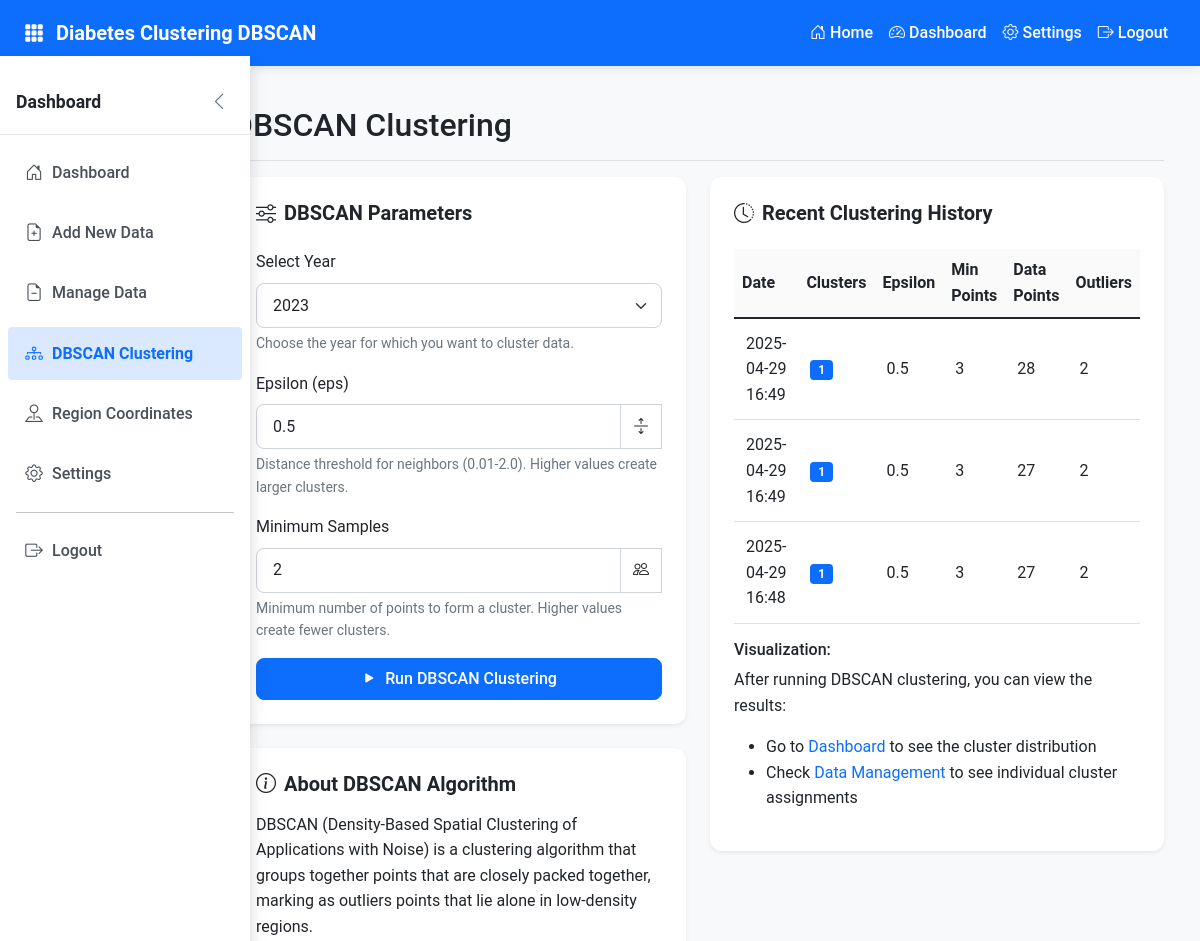
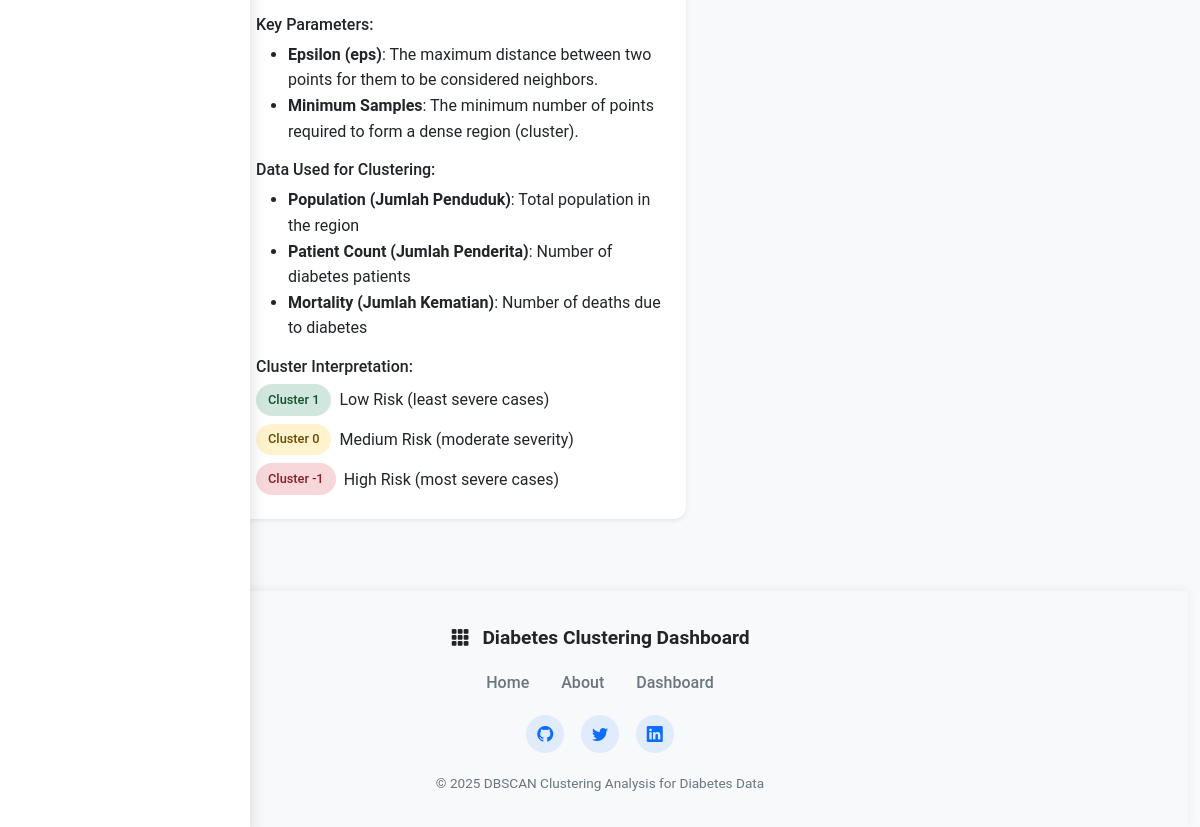
The app's page /admin/dbscan_clustering.php (signed in) with its own data (2 pictures, top to bottom).
### tables this page shows
CREATE TABLE `clustering_results`  (
  `id` int(11) NOT NULL AUTO_INCREMENT,
  `cluster_count` int(11) NOT NULL,
  `epsilon` float NOT NULL,
  `min_samples` int(11) NULL DEFAULT NULL,
  `min_points` int(11) NOT NULL,
  `data_points` int(11) NOT NULL,
  `outliers` int(11) NOT NULL,
  `execution_time` float NOT NULL,
  `date_generated` timestamp(0) NOT NULL DEFAULT current_timestamp(0),
  PRIMARY KEY (`id`) USING BTREE
);

### admin/dbscan_clustering.php (the view, shortened to what this page needs)
<?php
require_once '../config/database.php';
$stmt = $pdo->query("SELECT DISTINCT tahun FROM diabetes_data ORDER BY tahun DESC");
$available_years = $stmt->fetchAll(PDO::FETCH_COLUMN);
$history_stmt = $pdo->query("SELECT * FROM clustering_results ORDER BY date_generated DESC LIMIT 5");
$cluster_history = $history_stmt->fetchAll();
include '../includes/header.php';
?>
<div class="container-fluid">
    <div class="row">
        <?php include '../includes/sidebar.php'; ?>
        <main class="col-md-9 ms-sm-auto col-lg-10 px-md-4">
            <div class="d-flex justify-content-between flex-wrap flex-md-nowrap align-items-center pt-3 pb-2 mb-3 border-bottom">
                <h1 class="h2">DBSCAN Clustering</h1>
            </div>
            <div class="row">
                <div class="col-lg-6">
                    <div class="card shadow-sm mb-4">
                        <div class="card-body">
                            <h5 class="card-title mb-4">
                                <i class="bi bi-sliders me-2"></i>
                                DBSCAN Parameters
                            </h5>
                            <form method="POST" class="needs-validation" novalidate>
                                <div class="mb-3">
                                    <label for="selected_year" class="form-label">Select Year</label>
                                    <select class="form-select" id="selected_year" name="selected_year" required>
                                        <?php foreach ($available_years as $year): ?>
                                            <option value="<?php echo htmlspecialchars($year); ?>">
                                                <?php echo htmlspecialchars($year); ?>
                                            </option>
                                        <?php endforeach; ?>
                                    </select>
                                    <div class="form-text">Choose the year for which you want to cluster data.</div>
                                </div>
                                <div class="mb-3">
                                    <label for="eps" class="form-label">Epsilon (eps)</label>
                                    <div class="input-group">
                                        <input type="number" step="0.01" min="0.01" max="2.0" class="form-control"
                                               id="eps" name="eps" value="0.5" required>
                                        <span class="input-group-text"><i class="bi bi-arrows-expand"></i></span>
                                    </div>
                                    <div class="form-text">Distance threshold for neighbors (0.01-2.0). Higher values create larger clusters.</div>
                                </div>
                                <div class="mb-3">
                                    <label for="min_samples" class="form-label">Minimum Samples</label>
                                    <div class="input-group">
                                        <input type="number" min="1" class="form-control"
                                               id="min_samples" name="min_samples" value="2" required>
                                        <span class="input-group-text"><i class="bi bi-people"></i></span>
                                    </div>
                                    <div class="form-text">Minimum number of points to form a cluster. Higher values create fewer clusters.</div>
                                </div>
                                <button type="submit" class="btn btn-primary w-100">
                                    <i class="bi bi-play-fill me-2"></i>Run DBSCAN Clustering
                                </button>
                            </form>
                        </div>
                    </div>
                    <div class="card shadow-sm">
                        <div class="card-body">
                            <h5 class="card-title mb-3">
                                <i class="bi bi-info-circle me-2"></i>
                                About DBSCAN Algorithm
                            </h5>
                            <p>DBSCAN (Density-Based Spatial Clustering of Applications with Noise) is a clustering algorithm that groups together points that are closely packed together, marking as outliers points that lie alone in low-density regions.</p>
                            <h6 class="mt-3 mb-2">Key Parameters:</h6>
                            <ul>
                                <li><strong>Epsilon (eps)</strong>: The maximum distance between two points for them to be considered neighbors.</li>
                                <li><strong>Minimum Samples</strong>: The minimum number of points required to form a dense region (cluster).</li>
                            </ul>
                            <h6 class="mt-3 mb-2">Data Used for Clustering:</h6>
                            <ul>
                                <li><strong>Population (Jumlah Penduduk)</strong>: Total population in the region</li>
                                <li><strong>Patient Count (Jumlah Penderita)</strong>: Number of diabetes patients</li>
                                <li><strong>Mortality (Jumlah Kematian)</strong>: Number of deaths due to diabetes</li>
                            </ul>
                            <h6 class="mt-3 mb-2">Cluster Interpretation:</h6>
                            <div class="d-flex mt-2 align-items-center">
                                <span class="status-badge bg-success me-2">Cluster 1</span>
                                <span>Low Risk (least severe cases)</span>
                            </div>
                            <div class="d-flex mt-2 align-items-center">
                                <span class="status-badge bg-warning me-2">Cluster 0</span>
                                <span>Medium Risk (moderate severity)</span>
                            </div>
                            <div class="d-flex mt-2 align-items-center">
                                <span class="status-badge bg-danger me-2">Cluster -1</span>
                                <span>High Risk (most severe cases)</span>
                            </div>
                        </div>
                    </div>
                </div>
                <div class="col-lg-6">
                    <div class="card shadow-sm">
                        <div class="card-body">
                            <h5 class="card-title mb-4">
                                <i class="bi bi-clock-history me-2"></i>
                                Recent Clustering History
                            </h5>
                            <?php if (count($cluster_history) > 0): ?>
                                <div class="table-responsive">
                                    <table class="table table-hover">
                                        <thead>
                                            <tr>
                                                <th>Date</th>
                                                <th>Clusters</th>
                                                <th>Epsilon</th>
                                                <th>Min Points</th>
                                                <th>Data Points</th>
                                                <th>Outliers</th>
                                            </tr>
                                        </thead>
                                        <tbody>
                                            <?php foreach ($cluster_history as $history): ?>
                                                <tr>
                                                    <td><?php echo date('Y-m-d H:i', strtotime($history['date_generated'])); ?></td>
                                                    <td>
                                                        <span class="badge bg-primary"><?php echo htmlspecialchars($history['cluster_count']); ?></span>
                                                    </td>
                                                    <td><?php echo htmlspecialchars($history['epsilon']); ?></td>
                                                    <td><?php echo htmlspecialchars($history['min_points']); ?></td>
                                                    <td><?php echo htmlspecialchars($history['data_points']); ?></td>
                                                    <td><?php echo htmlspecialchars($history['outliers']); ?></td>
                                                </tr>
                                            <?php endforeach; ?>
                                        </tbody>
                                    </table>
                                </div>
                            <?php endif; ?>
                            <div class="mt-3">
                                <h6 class="mb-2">Visualization:</h6>
                                <p>After running DBSCAN clustering, you can view the results:</p>
                                <ul>
                                    <li>Go to <a href="dashboard.php">Dashboard</a> to see the cluster distribution</li>
                                    <li>Check <a href="delete_data.php">Data Management</a> to see individual cluster assignments</li>
                                </ul>
                            </div>
                        </div>
                    </div>
                </div>
            </div>
        </main>
    </div>
</div>
<?php include '../includes/footer.php'; ?>

### css/style.css (style rules this page uses)
* { box-sizing: border-box; margin: 0; padding: 0; }
body { font-family: 'Roboto', -apple-system, BlinkMacSystemFont, 'Segoe UI', Oxygen, Ubuntu, Cantarell, 'Open Sans', 'Helvetica Neue', sans-serif; font-size: 1rem; line-height: 1.6; color: #212529; transition: background-color 0.3s ease, color 0.3s ease; overflow-x: hidden; min-height: 100vh; display: flex; flex-direction: column; }
main { flex: 1 0 auto; }
a { text-decoration: none; transition: all 0.3s ease; }
.card { border-radius: 0.75rem; border: none; box-shadow: 0 0.125rem 0.25rem rgba(0, 0, 0, 0.075); transition: transform 0.3s ease, box-shadow 0.3s ease; margin-bottom: 1.5rem; overflow: hidden; }
.card-body { padding: 1.5rem; }
.card-title { font-weight: 600; margin-bottom: 0.75rem; display: flex; align-items: center; }
.card-title i { margin-right: 0.5rem; }
.btn { border-radius: 0.5rem; padding: 0.5rem 1rem; font-weight: 500; transition: all 0.3s ease; }
.btn-primary { background-color: #0d6efd; border-color: #0d6efd; }
.table { margin-bottom: 0; }
.table th { font-weight: 600; border-top: none; vertical-align: middle; background-color: rgba(0, 0, 0, 0.02); }
.table td { vertical-align: middle; padding: 0.75rem; }
.status-badge { padding: 0.35rem 0.75rem; border-radius: 9999px; font-size: 0.8rem; font-weight: 500; display: inline-block; }
.form-control, .form-select { border-radius: 0.5rem; padding: 0.6rem 1rem; border: 1px solid #ced4da; transition: all 0.3s ease; }
.input-group-text { border-radius: 0.5rem 0 0 0.5rem; background-color: #f8f9fa; }

### css/sidebar.css (style rules this page uses)
main { transition: all 0.3s ease; margin-left: 250px; }

### css/light.css (style rules this page uses)
body.light-theme { background-color: #f8f9fa; color: #212529; }
.light-theme h1, .light-theme h2, .light-theme h3, .light-theme h4, .light-theme h5, .light-theme h6 { color: #212529; }
.light-theme .card, .light-theme .dashboard-card { background-color: #ffffff; box-shadow: 0 4px 6px rgba(0, 0, 0, 0.07); }
.light-theme .table { color: #212529; }
.light-theme .table th { background-color: rgba(0, 0, 0, 0.02); }
.light-theme .table td, .light-theme .table th { border-color: #dee2e6; }
.light-theme .form-control, .light-theme .form-select, .light-theme .input-group-text { background-color: #ffffff; border-color: #ced4da; color: #212529; }
.light-theme .status-badge.bg-success { background-color: #d1e7dd !important; color: #0f5132 !important; }
.light-theme .status-badge.bg-warning { background-color: #fff3cd !important; color: #664d03 !important; }
.light-theme .status-badge.bg-danger { background-color: #f8d7da !important; color: #842029 !important; }

### records on screen
clustering_results: date_generated "2025-04-29 16:49", cluster_count "1", epsilon "0.5", min_points "3", data_points "28", outliers "2"
clustering_results: date_generated "2025-04-29 16:49", cluster_count "1", epsilon "0.5", min_points "3", data_points "27", outliers "2"
clustering_results: date_generated "2025-04-29 16:48", cluster_count "1", epsilon "0.5", min_points "3", data_points "27", outliers "2"

### other values on screen
$lang['home'] "Home"
$lang['dashboard'] "Dashboard"
$lang['settings'] "Settings"
$lang['logout'] "Logout"
$lang['add_data'] "Add New Data"
$lang['manage_data'] "Manage Data"
$lang['region_coordinates'] "Region Coordinates"
form field selected_year "2023"
